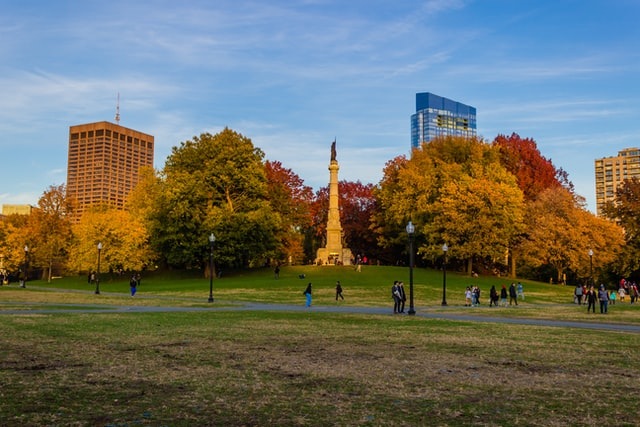
#> input picture resources/photos/park.jpg, 640 x 427 px
$ python 21_histograma.py
#> lines starting #> are read from the running program, lines starting #| are printed output that depends on the picture; after the words box and inside, x2 and y2 are one past the last pixel; in counts of white or black regions, pixels touching at a corner belong together
"""Histograma: o retrato dos valores (código da aula, para os alunos digitarem).

Pode ser executado de qualquer pasta: os caminhos partem da raiz do repositório.
"""
import os
from pathlib import Path

os.chdir(Path(__file__).resolve().parents[1])

import cv2 as cv
import numpy as np

img = cv.imread("resources/photos/park.jpg")      # matriz (altura, largura, 3) em BGR
#> img is the input picture: shape (427, 640, 3); mean B, G, R 98.3, 110, 108.2
gray = cv.cvtColor(img, cv.COLOR_BGR2GRAY)         # matriz (altura, largura)
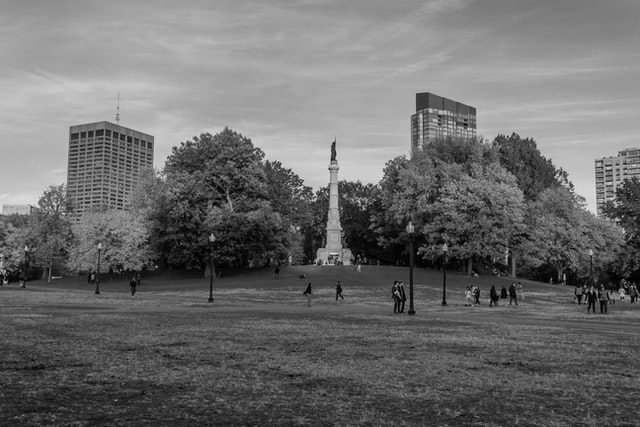
#> gray: shape (427, 640); min 0, max 239, mean 108.1
hist = cv.calcHist([gray], [0], None, [256], [0, 256])
#> hist = 256 values, max 3429 at index 167, min 0 at index 226, mean 1067.5
print(hist.shape, int(hist.sum()))     # (256, 1) 273280 = nº de pixels
#| (256, 1) 273280
print("valor mais comum:", int(hist.argmax()))
#| valor mais comum: 167
mask = np.zeros(gray.shape, dtype="uint8")
cv.circle(mask, (320, 200), 100, 255, -1)          # só a região do círculo
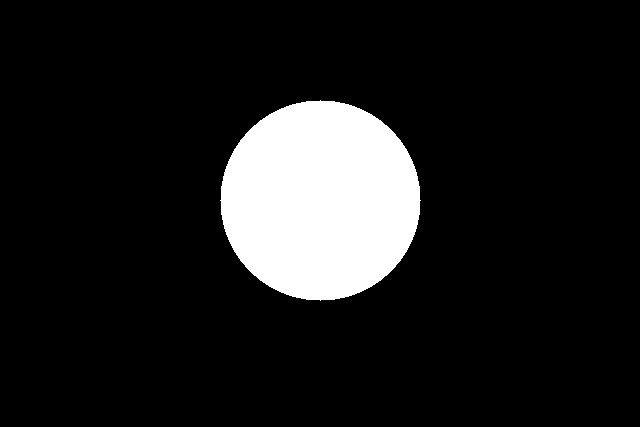
#> mask: shape (427, 640); 11.5% white; 1 white region, box (x1, y1, x2, y2) and area: (220, 100, 421, 301) 31417
h2 = cv.calcHist([gray], [0], mask, [256], [0, 256])
#> h2 = 256 values, max 426 at index 65, min 0 at index 220, mean 122.7
print(int(h2.sum()), "pixels dentro da máscara")
#| 31417 pixels dentro da máscara

cv.waitKey(0)
cv.destroyAllWindows()

$ run again, with resources/photos/cats.jpg copied over resources/photos/park.jpg
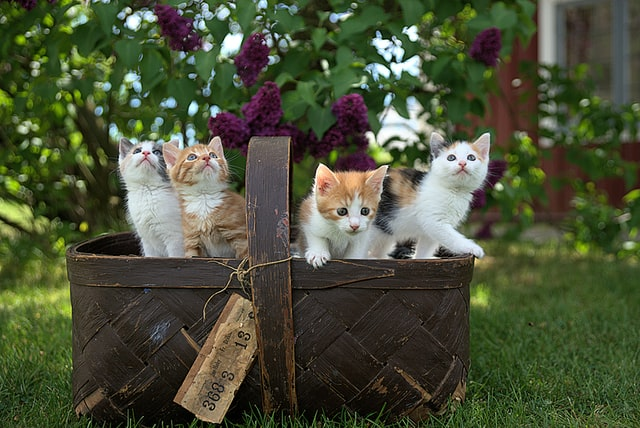
#> input picture resources/photos/cats.jpg, 640 x 428 px
#> img is the input picture: shape (428, 640, 3); mean B, G, R 55.7, 80.9, 74.5
#> `gray = cv.cvtColor(img, cv.COLOR_BGR2GRAY)`:
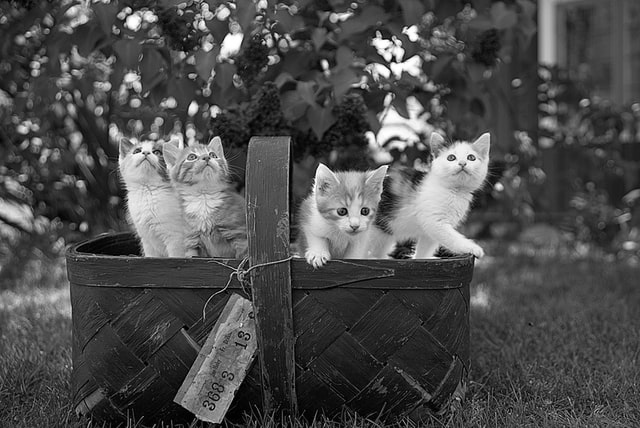
#> gray: shape (428, 640); min 0, max 255, mean 76.1
#> hist = 256 values, max 3857 at index 52, min 48 at index 255, mean 1070
#| (256, 1) 273920
#| valor mais comum: 52
#> mask: shape (428, 640); 11.5% white; 1 white region, box (x1, y1, x2, y2) and area: (220, 100, 421, 301) 31417
#> h2 = 256 values, max 338 at index 43, min 1 at index 0, mean 122.7
#| 31417 pixels dentro da máscara
